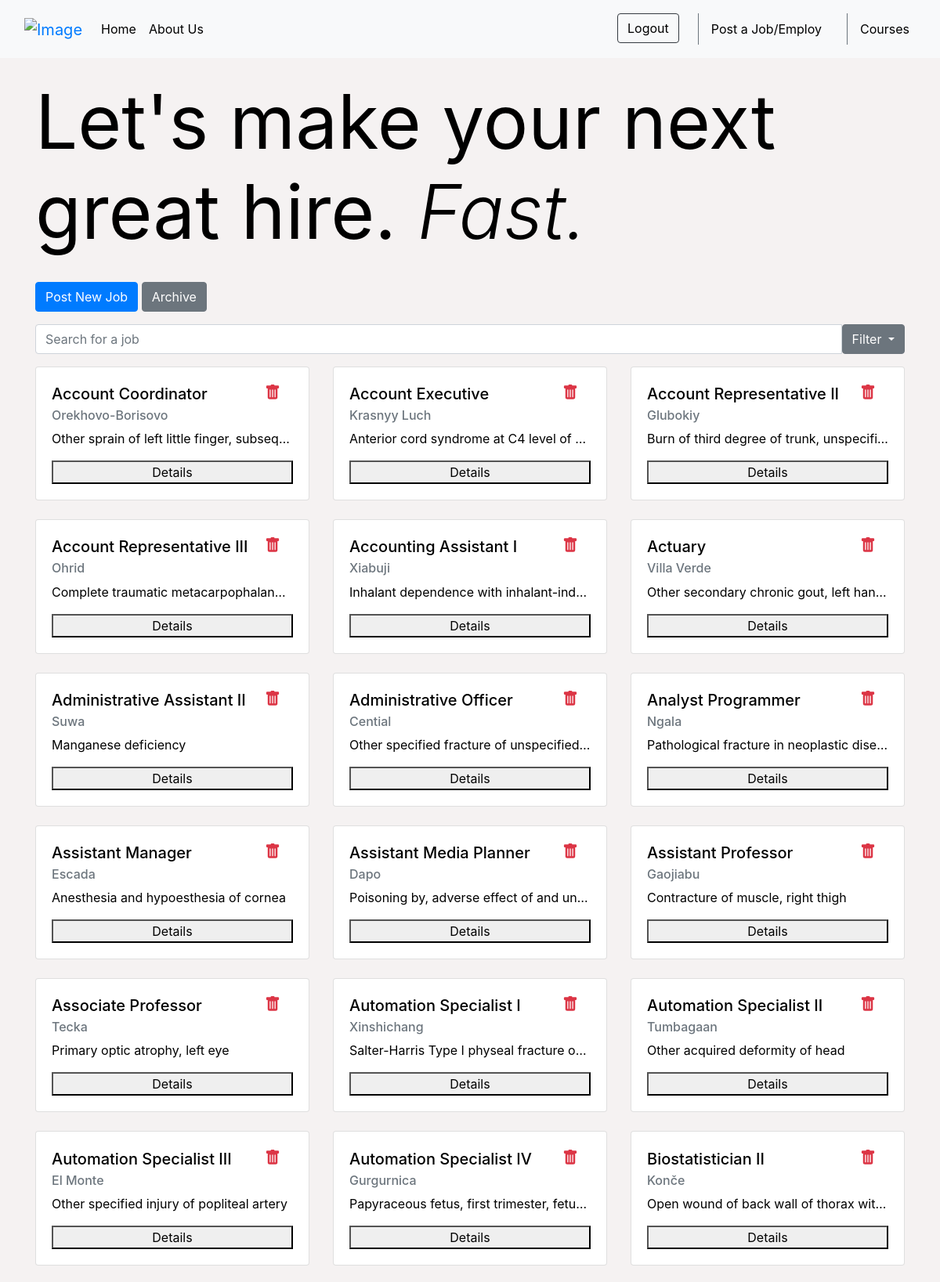
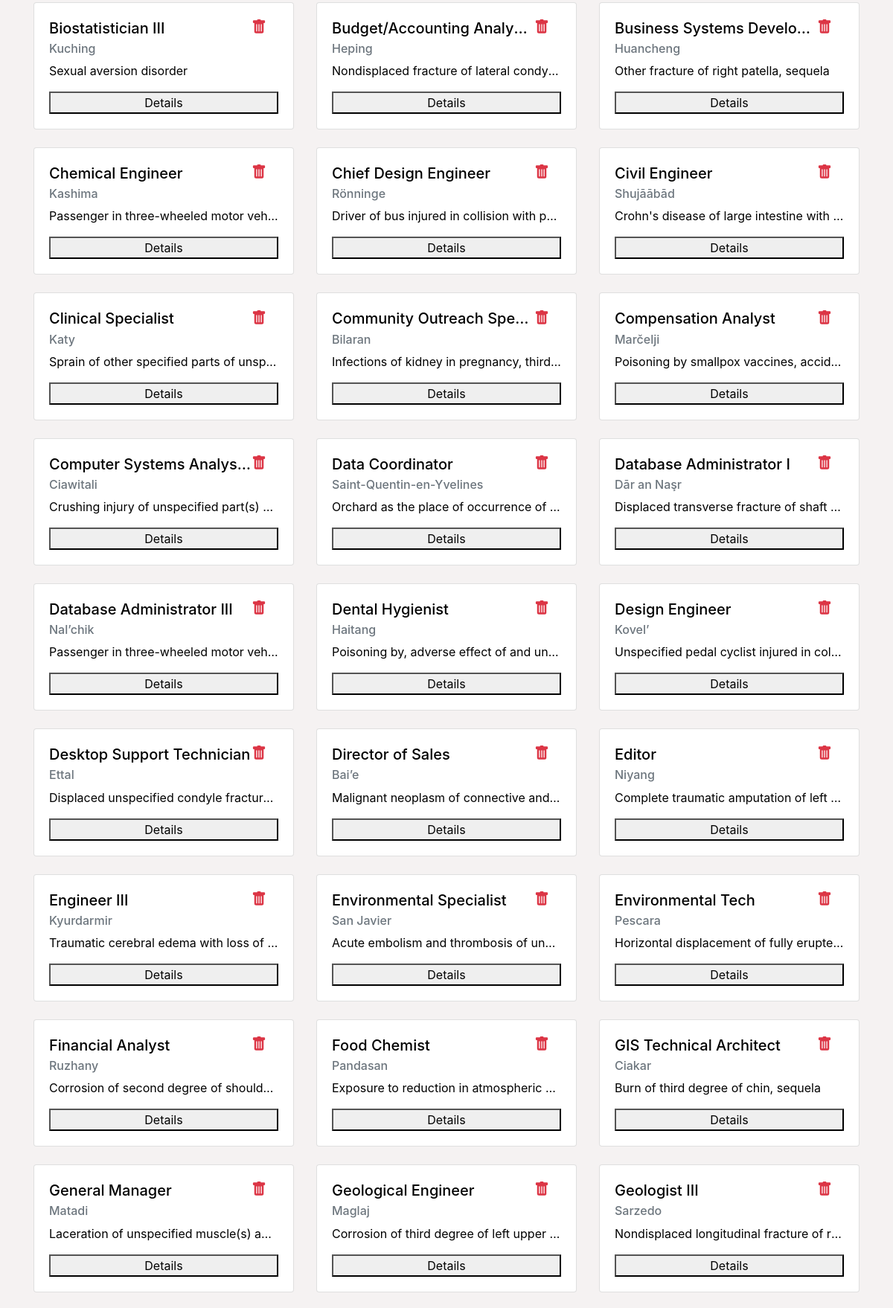
Screenshot of /search_jobs (upper part) with the database file from the repository (2 pictures, top to bottom).
### static/entities.py (models this page shows)
class Opening(db.Model):
    __tablename__='opening'
    id=db.Column(db.Integer,primary_key=True,nullable=False)
    CompanyId=db.Column(db.Integer, db.ForeignKey('company.id'), nullable=False)
    QualificationId=db.Column(db.Integer,db.ForeignKey('qualification.id'),nullable=False)
    Code=db.Column(db.String(50),db.ForeignKey('specificqualification.id'),nullable=True)
    JobName=db.Column(db.String,nullable=False)
    JobDescription=db.Column(db.String,nullable=False)
    Startdate=db.Column(db.DateTime(timezone=True),nullable=False)
    Enddate=db.Column(db.DateTime(timezone=True),nullable=False)
    JobShift=db.Column(db.String(50),nullable=False)
    JobType=db.Column(db.String(25),nullable=False)
    HourlyPay=db.Column(db.Integer,nullable=False)
    Address=db.Column(db.String(100), nullable=False)

### static/routes.py (the view)
@app.route('/search_jobs', methods=['GET'])
def search_jobs():
    query = request.args.get('query','')
    if query:
        results = Opening.query.filter(Opening.JobName.ilike(f"%{query}%") | Opening.CompanyId.ilike(f"%{query}%")).order_by(Opening.JobName).all()
        for result in results:
            companyNames = Company.getCompanyName(result.CompanyId)
            result.CompanyId = companyNames
    else:
        results=Opening.query.group_by(Opening.JobName).order_by(Opening.JobName).all()
        for result in results:
            companyNames = Company.getCompanyName(result.CompanyId)
            result.CompanyId = companyNames
    return render_template('postpage.html',query=query,jobs=results)

### static/entities.py (called while the page is built)
    def getCompanyName(CompanyId):
        companyName = Company.query.filter_by(id=CompanyId).first()
        return f'{companyName.CompanyName}'

### static/templates/postpage.html (shortened to what this page needs)
{% extends 'base.html' %}
{% block content %}
<div class="container mt-3">
    <h1 class="display-1">
        <strong>Let's make your next great hire.</strong>
        <em>Fast.</em>
    </h1>
    <button type="button" class="btn btn-primary mb-3 mt-4" data-bs-toggle="modal" data-bs-target="#jobPostModal">
        Post New Job
    </button>
    <button type="button" class="btn btn-secondary mt-2" data-bs-toggle="modal" data-bs-target="#arcModal">
        Archive
    </button>
    <form action="{{url_for('search_jobs')}}" method="GET">
        <div class="input-group mb-3">
            <input type="text" class="form-control" placeholder="Search for a job" name="query" aria-label="Search for a job" aria-describedby="button-addon2" value="{{ query }}">
            <div class="dropdown">
                <button class="btn btn-secondary dropdown-toggle" type="button" id="dropdownMenuButton1" data-bs-toggle="dropdown" aria-expanded="false">
                    Filter
                </button>
            </div>
        </div>
    </form>
    <div class="row">
        {% for job in jobs %}
        <div class="col-md-4 mb-4">
            <div class="card h-100">
                <div class="card-body d-flex flex-column">
                    <div class="d-flex justify-content-between align-items-center">
                        <h5 class="card-title text-truncate mb-0">{{ job.JobName }}</h5>
                        <button class="btn btn-link text-danger p-0" title="Delete Job" data-bs-toggle="modal" data-bs-target="#deleteJobModal" data-job-id="{{ job.id }}">
                        </button>
                    </div>
                    <h6 class="card-subtitle mb-2 mt-1 text-muted text-truncate">{{ job.Address }}</h6>
                    <p class="card-text text-truncate">{{ job.JobDescription }}</p>
                    <button type="button" class="card-link mt-auto" data-bs-toggle="modal" data-bs-target="#jobDetailsModal"
                       data-title="{{ job.JobName }}" data-description="{{ job.JobDescription }}"
                       data-location="{{ job.Address }}" data-salary="{{ job.HourlyPay }}">
                       Details
                    </button>
                </div>
            </div>
        </div>
        {% endfor %}
    </div>
</div>
{% endblock %}

### static/templates/postpage.html (style rules this page uses)
.card { height: 50px; overflow: hidden; display: flex; flex-direction: column; }
.card-text { overflow: hidden; text-overflow: ellipsis; }
.btn-link { margin-right: 10px; }

### static/templates/base.html (style rules this page uses)
body { background-color: #e9e3e372; color: black }

### rows the page displays
Opening: JobName "Account Coordinator", Address "Orekhovo-Borisovo", JobDescription "Other sprain of left little finger, subseq…"
Opening: JobName "Account Executive", Address "Krasnyy Luch", JobDescription "Anterior cord syndrome at C4 level of…"
Opening: JobName "Account Representative II", Address "Glubokiy", JobDescription "Burn of third degree of trunk, unspecifi…"
Opening: JobName "Account Representative III", Address "Ohrid", JobDescription "Complete traumatic metacarpophalan…"
Opening: JobName "Accounting Assistant I", Address "Xiabuji", JobDescription "Inhalant dependence with inhalant-ind…"
Opening: JobName "Actuary", Address "Villa Verde", JobDescription "Other secondary chronic gout, left han…"
Opening: JobName "Administrative Assistant II", Address "Suwa", JobDescription "Manganese deficiency"
Opening: JobName "Administrative Officer", Address "Cential", JobDescription "Other specified fracture of unspecified…"
Opening: JobName "Analyst Programmer", Address "Ngala", JobDescription "Pathological fracture in neoplastic dise…"
Opening: JobName "Assistant Manager", Address "Escada", JobDescription "Anesthesia and hypoesthesia of cornea"
Opening: JobName "Assistant Media Planner", Address "Dapo", JobDescription "Poisoning by, adverse effect of and un…"
Opening: JobName "Assistant Professor", Address "Gaojiabu", JobDescription "Contracture of muscle, right thigh"
Opening: JobName "Associate Professor", Address "Tecka", JobDescription "Primary optic atrophy, left eye"
Opening: JobName "Automation Specialist I", Address "Xinshichang", JobDescription "Salter-Harris Type I physeal fracture o…"
Opening: JobName "Automation Specialist II", Address "Tumbagaan", JobDescription "Other acquired deformity of head"
Opening: JobName "Automation Specialist III", Address "El Monte", JobDescription "Other specified injury of popliteal artery"
Opening: JobName "Automation Specialist IV", Address "Gurgurnica", JobDescription "Papyraceous fetus, first trimester, fetu…"
Opening: JobName "Biostatistician II", Address "Konče", JobDescription "Open wound of back wall of thorax wit…"
Opening: JobName "Biostatistician III", Address "Kuching", JobDescription "Sexual aversion disorder"
Opening: JobName "Budget/Accounting Analy…", Address "Heping", JobDescription "Nondisplaced fracture of lateral condy…"
Opening: JobName "Business Systems Develo…", Address "Huancheng", JobDescription "Other fracture of right patella, sequela"
Opening: JobName "Chemical Engineer", Address "Kashima", JobDescription "Passenger in three-wheeled motor veh…"
Opening: JobName "Chief Design Engineer", Address "Rönninge", JobDescription "Driver of bus injured in collision with p…"
Opening: JobName "Civil Engineer", Address "Shujāābād", JobDescription "Crohn's disease of large intestine with…"
Opening: JobName "Clinical Specialist", Address "Katy", JobDescription "Sprain of other specified parts of unsp…"
Opening: JobName "Community Outreach Spe…", Address "Bilaran", JobDescription "Infections of kidney in pregnancy, third…"
Opening: JobName "Compensation Analyst", Address "Marčelji", JobDescription "Poisoning by smallpox vaccines, accid…"
Opening: JobName "Computer Systems Analys…", Address "Ciawitali", JobDescription "Crushing injury of unspecified part(s)…"
Opening: JobName "Data Coordinator", Address "Saint-Quentin-en-Yvelines", JobDescription "Orchard as the place of occurrence of…"
Opening: JobName "Database Administrator I", Address "Dār an Naşr", JobDescription "Displaced transverse fracture of shaft…"
Opening: JobName "Database Administrator III", Address "Nal’chik", JobDescription "Passenger in three-wheeled motor veh…"
Opening: JobName "Dental Hygienist", Address "Haitang", JobDescription "Poisoning by, adverse effect of and un…"
Opening: JobName "Design Engineer", Address "Kovel’", JobDescription "Unspecified pedal cyclist injured in col…"
Opening: JobName "Desktop Support Technician", Address "Ettal", JobDescription "Displaced unspecified condyle fractur…"
Opening: JobName "Director of Sales", Address "Bai’e", JobDescription "Malignant neoplasm of connective and…"
Opening: JobName "Editor", Address "Niyang", JobDescription "Complete traumatic amputation of left…"
Opening: JobName "Engineer III", Address "Kyurdarmir", JobDescription "Traumatic cerebral edema with loss of…"
Opening: JobName "Environmental Specialist", Address "San Javier", JobDescription "Acute embolism and thrombosis of un…"
Opening: JobName "Environmental Tech", Address "Pescara", JobDescription "Horizontal displacement of fully erupte…"
Opening: JobName "Financial Analyst", Address "Ruzhany", JobDescription "Corrosion of second degree of should…"
Opening: JobName "Food Chemist", Address "Pandasan", JobDescription "Exposure to reduction in atmospheric…"
Opening: JobName "GIS Technical Architect", Address "Ciakar", JobDescription "Burn of third degree of chin, sequela"
Opening: JobName "General Manager", Address "Matadi", JobDescription "Laceration of unspecified muscle(s) a…"
Opening: JobName "Geological Engineer", Address "Maglaj", JobDescription "Corrosion of third degree of left upper…"
Opening: JobName "Geologist III", Address "Sarzedo", JobDescription "Nondisplaced longitudinal fracture of r…"
